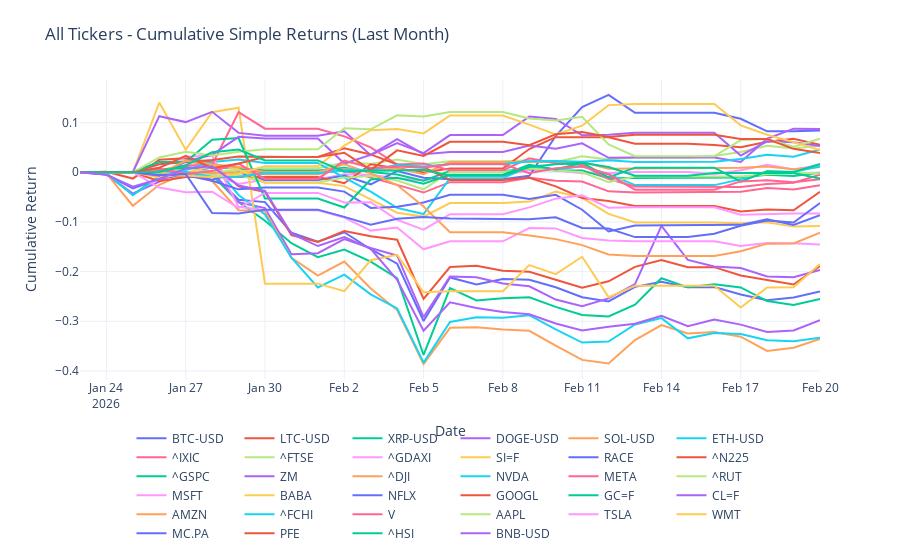

The notebook cell saved with this chart:
### Code cell
# plot last 1 month of cumprod_simple_1m returns 
fig = go.Figure()
for column in cumprod_simple_1m.columns:
    fig.add_trace(
        go.Scatter(
            x=cumprod_simple_1m.index,
            y=cumprod_simple_1m[column],
            mode="lines",
            name=column,
        )
    )

fig.update_layout(
    title="All Tickers - Cumulative Simple Returns (Last Month)",
    xaxis_title="Date",
    yaxis_title="Cumulative Return",
    legend=dict(orientation="h", yanchor="top", y=-0.15, xanchor="center", x=0.5),
    template="plotly_white",
    margin=dict(t=80, b=120),
)
fig.show()
